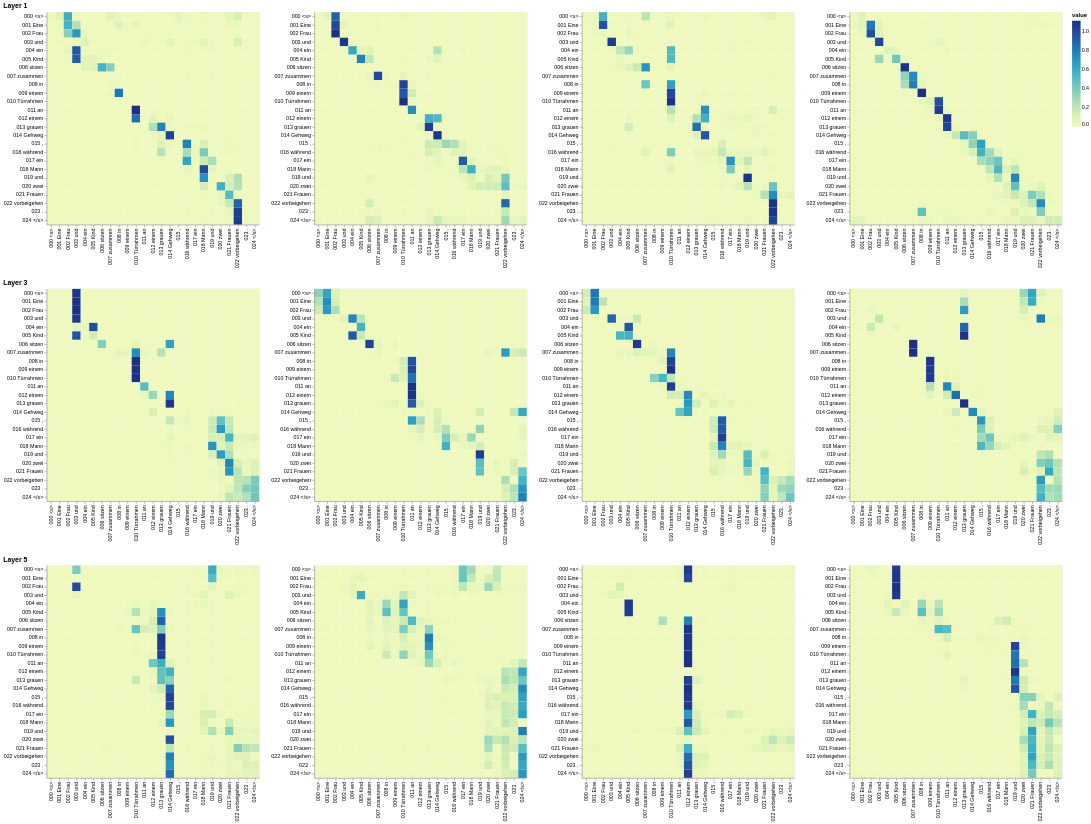

Notebook code cell kept with this figure:
### Markdown cell above
## Encoder Self Attention

### Code cell
def viz_encoder_self():
    model, example_data = run_model_example(n_examples=1)
    example = example_data[
        len(example_data) - 1
    ]  # batch object for the final example

    layer_viz = [
        visualize_layer(
            model, layer, get_encoder, len(example[1]), example[1], example[1]
        )
        for layer in range(6)
    ]
    return alt.hconcat(
        layer_viz[0]
        # & layer_viz[1]
        & layer_viz[2]
        # & layer_viz[3]
        & layer_viz[4]
        # & layer_viz[5]
    )


show_example(viz_encoder_self)

### Figure 1 — Vega-Lite specification as saved in the notebook (floating-point values rounded to 4 significant figures; data arrays with more than 128 entries replaced by an {"elided": "..."} marker saying what was removed)
{"config": {"view": {"continuousWidth": 300, "continuousHeight": 300}}, "hconcat": [{"vconcat": [{"hconcat": [{"data": {"name": "data-ba1e79ff318f45e53712629d7c179b91"}, "mark": {"type": "rect"}, "encoding": {"color": {"field": "value", "type": "quantitative"}, "tooltip": [{"field": "row", "type": "quantitative"}, {"field": "column", "type": "quantitative"}, {"field": "value", "type": "quantitative"}, {"field": "row_token", "type": "nominal"}, {"field": "col_token", "type": "nominal"}], "x": {"axis": {"title": ""}, "field": "col_token", "type": "nominal"}, "y": {"axis": {"title": ""}, "field": "row_token", "type": "nominal"}}, "height": 400, "name": "view_d6178eb0870c69f8_0", "width": 400}, {"data": {"name": "data-3731a7cea6ccf44f4927f09250255840"}, "mark": {"type": "rect"}, "encoding": {"color": {"field": "value", "type": "quantitative"}, "tooltip": [{"field": "row", "type": "quantitative"}, {"field": "column", "type": "quantitative"}, {"field": "value", "type": "quantitative"}, {"field": "row_token", "type": "nominal"}, {"field": "col_token", "type": "nominal"}], "x": {"axis": {"title": ""}, "field": "col_token", "type": "nominal"}, "y": {"axis": {"title": ""}, "field": "row_token", "type": "nominal"}}, "height": 400, "name": "view_faccd045aca73ffa_1", "width": 400}, {"data": {"name": "data-f977298563da51d8a8e2685c674c22e0"}, "mark": {"type": "rect"}, "encoding": {"color": {"field": "value", "type": "quantitative"}, "tooltip": [{"field": "row", "type": "quantitative"}, {"field": "column", "type": "quantitative"}, {"field": "value", "type": "quantitative"}, {"field": "row_token", "type": "nominal"}, {"field": "col_token", "type": "nominal"}], "x": {"axis": {"title": ""}, "field": "col_token", "type": "nominal"}, "y": {"axis": {"title": ""}, "field": "row_token", "type": "nominal"}}, "height": 400, "name": "view_e92f3549ca6fad76_2", "width": 400}, {"data": {"name": "data-ab35d8500cf1bc71fd88e6485b288ac8"}, "mark": {"type": "rect"}, "encoding": {"color": {"field": "value", "type": "quantitative"}, "tooltip": [{"field": "row", "type": "quantitative"}, {"field": "column", "type": "quantitative"}, {"field": "value", "type": "quantitative"}, {"field": "row_token", "type": "nominal"}, {"field": "col_token", "type": "nominal"}], "x": {"axis": {"title": ""}, "field": "col_token", "type": "nominal"}, "y": {"axis": {"title": ""}, "field": "row_token", "type": "nominal"}}, "height": 400, "name": "view_63a16c0795674f0f_3", "width": 400}]}, {"vconcat": [{"hconcat": [{"data": {"name": "data-2427ad9b993db528c5630148fa290d12"}, "mark": {"type": "rect"}, "encoding": {"color": {"field": "value", "type": "quantitative"}, "tooltip": [{"field": "row", "type": "quantitative"}, {"field": "column", "type": "quantitative"}, {"field": "value", "type": "quantitative"}, {"field": "row_token", "type": "nominal"}, {"field": "col_token", "type": "nominal"}], "x": {"axis": {"title": ""}, "field": "col_token", "type": "nominal"}, "y": {"axis": {"title": ""}, "field": "row_token", "type": "nominal"}}, "height": 400, "name": "view_ce2e06d678e52a05_0", "width": 400}, {"data": {"name": "data-490ee2ec8d32fe598af21a953cef6a8b"}, "mark": {"type": "rect"}, "encoding": {"color": {"field": "value", "type": "quantitative"}, "tooltip": [{"field": "row", "type": "quantitative"}, {"field": "column", "type": "quantitative"}, {"field": "value", "type": "quantitative"}, {"field": "row_token", "type": "nominal"}, {"field": "col_token", "type": "nominal"}], "x": {"axis": {"title": ""}, "field": "col_token", "type": "nominal"}, "y": {"axis": {"title": ""}, "field": "row_token", "type": "nominal"}}, "height": 400, "name": "view_bccab1a235ffc431_1", "width": 400}, {"data": {"name": "data-ba9af3e1add4d00f85f65d7951ff2cf3"}, "mark": {"type": "rect"}, "encoding": {"color": {"field": "value", "type": "quantitative"}, "tooltip": [{"field": "row", "type": "quantitative"}, {"field": "column", "type": "quantitative"}, {"field": "value", "type": "quantitative"}, {"field": "row_token", "type": "nominal"}, {"field": "col_token", "type": "nominal"}], "x": {"axis": {"title": ""}, "field": "col_token", "type": "nominal"}, "y": {"axis": {"title": ""}, "field": "row_token", "type": "nominal"}}, "height": 400, "name": "view_40de11c29684880c_2", "width": 400}, {"data": {"name": "data-0f680a09c22c2b5a5657aea7f6ed4e71"}, "mark": {"type": "rect"}, "encoding": {"color": {"field": "value", "type": "quantitative"}, "tooltip": [{"field": "row", "type": "quantitative"}, {"field": "column", "type": "quantitative"}, {"field": "value", "type": "quantitative"}, {"field": "row_token", "type": "nominal"}, {"field": "col_token", "type": "nominal"}], "x": {"axis": {"title": ""}, "field": "col_token", "type": "nominal"}, "y": {"axis": {"title": ""}, "field": "row_token", "type": "nominal"}}, "height": 400, "name": "view_5282fc4ec5181be9_3", "width": 400}]}], "title": "Layer 3"}, {"vconcat": [{"hconcat": [{"data": {"name": "data-9e3818af31e1390ccee8afe14f34d6e9"}, "mark": {"type": "rect"}, "encoding": {"color": {"field": "value", "type": "quantitative"}, "tooltip": [{"field": "row", "type": "quantitative"}, {"field": "column", "type": "quantitative"}, {"field": "value", "type": "quantitative"}, {"field": "row_token", "type": "nominal"}, {"field": "col_token", "type": "nominal"}], "x": {"axis": {"title": ""}, "field": "col_token", "type": "nominal"}, "y": {"axis": {"title": ""}, "field": "row_token", "type": "nominal"}}, "height": 400, "name": "view_f3f69c98ca382c68_0", "width": 400}, {"data": {"name": "data-46a4ef9c1cdb6a4bbf44e09cc45938f6"}, "mark": {"type": "rect"}, "encoding": {"color": {"field": "value", "type": "quantitative"}, "tooltip": [{"field": "row", "type": "quantitative"}, {"field": "column", "type": "quantitative"}, {"field": "value", "type": "quantitative"}, {"field": "row_token", "type": "nominal"}, {"field": "col_token", "type": "nominal"}], "x": {"axis": {"title": ""}, "field": "col_token", "type": "nominal"}, "y": {"axis": {"title": ""}, "field": "row_token", "type": "nominal"}}, "height": 400, "name": "view_4791c9ab2939a43c_1", "width": 400}, {"data": {"name": "data-e499a0b9d9dcdfee792869e452328c7d"}, "mark": {"type": "rect"}, "encoding": {"color": {"field": "value", "type": "quantitative"}, "tooltip": [{"field": "row", "type": "quantitative"}, {"field": "column", "type": "quantitative"}, {"field": "value", "type": "quantitative"}, {"field": "row_token", "type": "nominal"}, {"field": "col_token", "type": "nominal"}], "x": {"axis": {"title": ""}, "field": "col_token", "type": "nominal"}, "y": {"axis": {"title": ""}, "field": "row_token", "type": "nominal"}}, "height": 400, "name": "view_d8be68b43dfdd4be_2", "width": 400}, {"data": {"name": "data-86363fae05bcabd14f76c2bebf2c1510"}, "mark": {"type": "rect"}, "encoding": {"color": {"field": "value", "type": "quantitative"}, "tooltip": [{"field": "row", "type": "quantitative"}, {"field": "column", "type": "quantitative"}, {"field": "value", "type": "quantitative"}, {"field": "row_token", "type": "nominal"}, {"field": "col_token", "type": "nominal"}], "x": {"axis": {"title": ""}, "field": "col_token", "type": "nominal"}, "y": {"axis": {"title": ""}, "field": "row_token", "type": "nominal"}}, "height": 400, "name": "view_195e94ef22959c7d_3", "width": 400}]}], "title": "Layer 5"}], "title": "Layer 1"}], "params": [{"name": "param_1e9efca18e7a2868", "select": {"type": "interval", "encodings": ["x", "y"]}, "bind": "scales", "views": ["view_d6178eb0870c69f8_0", "view_faccd045aca73ffa_1", "view_e92f3549ca6fad76_2", "view_63a16c0795674f0f_3", "view_ce2e06d678e52a05_0", "view_bccab1a235ffc431_1", "view_40de11c29684880c_2", "view_5282fc4ec5181be9_3", "view_f3f69c98ca382c68_0", "view_4791c9ab2939a43c_1", "view_d8be68b43dfdd4be_2", "view_195e94ef22959c7d_3"]}], "$schema": "https://vega.github.io/schema/vega-lite/v6.1.0.json", "datasets": {"data-ba1e79ff318f45e53712629d7c179b91": {"elided": "625 records"}, "data-3731a7cea6ccf44f4927f09250255840": {"elided": "625 records"}, "data-f977298563da51d8a8e2685c674c22e0": {"elided": "625 records"}, "data-ab35d8500cf1bc71fd88e6485b288ac8": {"elided": "625 records"}, "data-2427ad9b993db528c5630148fa290d12": {"elided": "625 records"}, "data-490ee2ec8d32fe598af21a953cef6a8b": {"elided": "625 records"}, "data-ba9af3e1add4d00f85f65d7951ff2cf3": {"elided": "625 records"}, "data-0f680a09c22c2b5a5657aea7f6ed4e71": {"elided": "625 records"}, "data-9e3818af31e1390ccee8afe14f34d6e9": {"elided": "625 records"}, "data-46a4ef9c1cdb6a4bbf44e09cc45938f6": {"elided": "625 records"}, "data-e499a0b9d9dcdfee792869e452328c7d": {"elided": "625 records"}, "data-86363fae05bcabd14f76c2bebf2c1510": {"elided": "625 records"}}}
